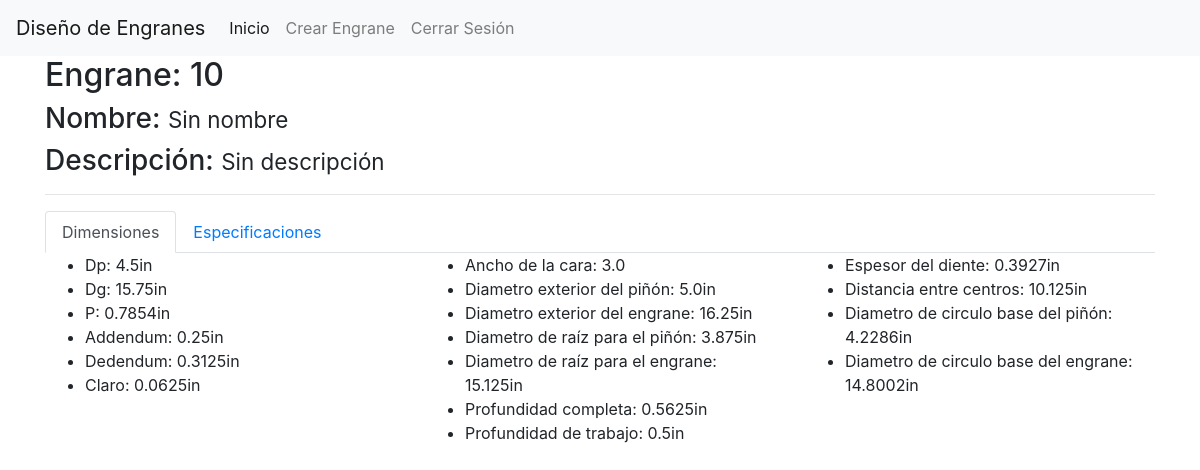
Screenshot of /1/10/ (signed in) with the database file from the repository.
### design/models.py (models this page shows, shortened)
class Gear(models.Model):
    Np_CHOICES = (
        (12.0, 12.0),
        (18.0, 18.0),
        (32.0, 32.0),
    )
    user = models.ForeignKey(
        User,
        on_delete=models.CASCADE,
    )
    fs = models.FloatField(
        'Factor de servicio',
        null=True,
    )
    HP = models.FloatField(
        'Potencia de motor',
        null=True,
    )
    Np = models.FloatField(
        'Dientes del piñón',
        choices=Np_CHOICES,
        null=True,
    )
    angle = models.FloatField(
        'Ángulo',
        null=True,
    )
    Pd = models.FloatField(
        'Paso diametral',
        null=True,
    )
    Wg = models.FloatField(
        'RPMs del engrane',
        null=True,
    )
    Wp = models.FloatField(
        'RPMs del piñón',
        null=True,
    )
    PotD = models.FloatField(
        'Potencia de diseño',
        null=True,
    )
    Ng = models.FloatField(
        'Dientes del engrane',
        null=True,
    )
    RV = models.FloatField(
        'Relación de Velocidad',
        null=True,
    )
    Dp = models.FloatField(
        'Diametro de paso del piñón',
        null=True,
    )
    Dg = models.FloatField(
        'Diametro de paso del engrane',
        null=True,
    )
    P = models.FloatField(
        'Paso circular',
        null=True,
    )
    Vt = models.FloatField(
        'Velocidad tangencial',
        null=True,
    )
    C = models.FloatField(
        'Distancia entre centros',
        null=True,
    )
    Ft = models.FloatField(
        'Fuerza transmitida',
        null=True,
    )
    F = models.FloatField(
        'Ancho de la cara',
        null=True,
    )
    Cp = models.FloatField(
        'Constante de elasticidad',
        null=True,
    )
    Av = models.IntegerField(
        'Calidad',
        null=True,
    )
    Jp = models.FloatField(
        'Factor geométrico del piñón',
        null=True,
    )
    Jg = models.FloatField(
        'Factor geométrico del engrane',
        null=True,
    )
    I = models.FloatField(
        'Factor geométrico',
        null=True,
    )
    kv = models.FloatField(
        'Factor dinámico',
        null=True,
    )
    kb = models.FloatField(
        'Factor de espesor de la corona',
        default=1.0,
    )
    SF = models.FloatField(
        'Factor de seguridad',
        default=1.0,
    )
    kr = models.FloatField(
        'Factor de confiabilidad',
        default=1.0,
    )
    ks = models.FloatField(
        'Factor de tamaño',
        null=True,
    )
    km = models.FloatField(
        'Factor de distribución de carga',
        null=True,
    )
    Cpf = models.FloatField(
        'Factor de proporción del piñón',
        null=True,
    )
    Cma = models.FloatField(
        'Factor de alineación',
        null=True,
    )
    addendum = models.FloatField(
        'Addendum',
        null=True,
    )
    dedendum = models.FloatField(
        'Dedendum',
        null=True,
    )
    clair = models.FloatField(
        'Claro',
        null=True,
    )
    Dep = models.FloatField(
        'Diametro exterior del piñón',
        null=True,
    )
    Deg = models.FloatField(
        'Diametro exterior del engrane',
        null=True,
    )
    Drp = models.FloatField(
        'Diametro de raíz del piñón',
        null=True,
    )
    Drg = models.FloatField(
        'Diametro de raíz del engrane',
        null=True,
    )
    depth_total = models.FloatField(
        'Profunidad total',
        null=True,
    )
    work_depth = models.FloatField(
        'Profunidad de trabajo',
        null=True,
    )
    t = models.FloatField(
        'Espesor de diente',
        null=True,
    )
    Dbp = models.FloatField(
        'Diametro de círculo base del piñón',
        null=True,
    )
    Dbg = models.FloatField(
        'Diametro de círculo base del engrane',
        null=True,
    )
    Ep = models.FloatField(
        'Módulo de elasticidad del piñón',
        null=True,
    )
    Eg = models.FloatField(
        'Módulo de elasticidad del engrane',
        null=True,
    )
    Vp = models.FloatField(
        'Cte de poison del piñón',
        null=True,
    )
    Vg = models.FloatField(
        'Cte de poison del engrane',
        null=True,
    )
    hrs = models.FloatField(
        'Horas de trabajo por día',
        null=True,
    )
    L = models.FloatField(
        'Vida del componente',
        null=True,
    )
    q = models.FloatField(
        'Aplicaciones de carga por rev',
        null=True,
    )
    Ncp = models.FloatField(
        'Vida del piñón en ciclos',
        null=True,
    )
    Ncg = models.FloatField(
        'Vida del engrane en ciclos',
        null=True,
    )
    Ynp = models.FloatField(
        'Factor de fuerza por estres del piñón',
        null=True,
    )
    Znp = models.FloatField(
        'Factor de resistencia por picaduras del piñón',
        null=True,
    )
    Yng = models.FloatField(
        'Factor de fuerza por estres del engrane',
        null=True,
    )
    Zng = models.FloatField(
        'Factor de resistencia por picaduras del engrane',
        null=True,
    )
    Stp = models.FloatField(
        'Esfuerzo de flexión en el piñón',
        null=True,
    )
    Stg = models.FloatField(
        'Esfuerzo de flexión en el engrane',
        null=True,
    )
    Satp = models.FloatField(
        'Esfuerzo de flexión ajustado en el piñón',
        null=True,
    )
    Satg = models.FloatField(
        'Esfuerzo de flexión ajustado en el engrane',
        null=True,
    )
    Sc = models.FloatField(
        'Esfuerzo de contacto',
        null=True,
    )
    Sacp = models.FloatField(
        'Esfuerzo de contacto ajustado en el piñón',
        null=True,
    )
    Sacg = models.FloatField(
        'Esfuerzo de contacto ajustado en el engrane',
        null=True,
    )
    HBp = models.FloatField(
        'Dureza Brinell para el piñón',
        null=True,
    )
    HBg = models.FloatField(
        'Dureza Brinell para el engrane',
        null=True,
    )
    materialp = models.CharField(
        'Material del piñón',
        max_length=100,
        null=True,
    )
    materialg = models.CharField(
        'Material del engrane',
        max_length=100,
        null=True,
    )
    class Meta:
        verbose_name = "Gear"
        verbose_name_plural = "Gears"
    def __str__(self):
        return 'Engrane: {}'.format(self.id)

### design/views.py (the view)
class GearDetail(LoginRequiredMixin, DetailView):
    model = Gear
    pk_url_kwarg = 'gear_id'
    template_name = "test.html"
    context_object_name = 'gear'

### templates/test.html (shortened to what this page needs)
{% extends "base.html" %}
{% load static from staticfiles %}
{% load widget_tweaks %}
{% block content %}
  <div class="content">
    <h2>{{ gear }}</h2>
    <h3>Nombre: <small>{{ gear.name|default:'Sin nombre' }}</small></h3>
    <h3>Descripción: <small>{{ gear.name|default:'Sin descripción' }}</small></h3>
    <hr>
    <nav>
      <div class="nav nav-tabs" id="nav-tab" role="tablist">
        <a class="nav-item nav-link active" id="nav-home-tab" data-toggle="tab" href="#nav-home" role="tab" aria-controls="nav-home" aria-selected="true">Dimensiones</a>
        <a class="nav-item nav-link" id="nav-profile-tab" data-toggle="tab" href="#nav-profile" role="tab" aria-controls="nav-profile" aria-selected="false">Especificaciones</a>
      </div>
    </nav>
    <div class="tab-content" id="nav-tabContent">
      <div class="tab-pane fade show active" id="nav-home" role="tabpanel" aria-labelledby="nav-home-tab">
        <div class="row">
          <div class="col-4">
            <ul>
              <li>Dp: {{ gear.Dp }}in</li>
              <li>Dg: {{ gear.Dg }}in</li>
              <li>P: {{ gear.P }}in</li>
              <li>Addendum: {{ gear.addendum }}in</li>
              <li>Dedendum: {{ gear.dedendum }}in</li>
              <li>Claro: {{ gear.clair }}in</li>
            </ul>
          </div>
          <div class="col-4">
            <ul>
              <li>Ancho de la cara: {{ gear.F }}</li>
              <li>Diametro exterior del piñón: {{ gear.Dep }}in</li>
              <li>Diametro exterior del engrane: {{ gear.Deg }}in</li>
              <li>Diametro de raíz para el piñón: {{ gear.Drp }}in</li>
              <li>Diametro de raíz para el engrane: {{ gear.Drg }}in</li>
              <li>Profundidad completa: {{ gear.depth_total }}in</li>
              <li>Profundidad de trabajo: {{ gear.work_depth }}in</li>
            </ul>
          </div>
          <div class="col-4">
            <ul>
              <li>Espesor del diente: {{ gear.t }}in</li>
              <li>Distancia entre centros: {{ gear.C }}in</li>
              <li>Diametro de circulo base del piñón: {{ gear.Dbp }}in</li>
              <li>Diametro de circulo base del engrane: {{ gear.Dbg }}in</li>
            </ul>
          </div>
        </div>
      </div>
    </div>
  </div>
{% endblock content %}

### rows the page displays
Gear: id "Engrane: 10", Dp "4.5", Dg "15.75", P "0.7854", addendum "0.25", dedendum "0.3125", clair "0.0625", F "3.0", Dep "5.0", Deg "16.25", Drp "3.875", Drg "15.125", depth_total "0.5625", work_depth "0.5", t "0.3927", C "10.125", Dbp "4.2286", Dbg "14.8002"

### other values shown
{{ gear.name|default:'Sin nombre' }} "Sin nombre"
{{ gear.name|default:'Sin descripción' }} "Sin descripción"
